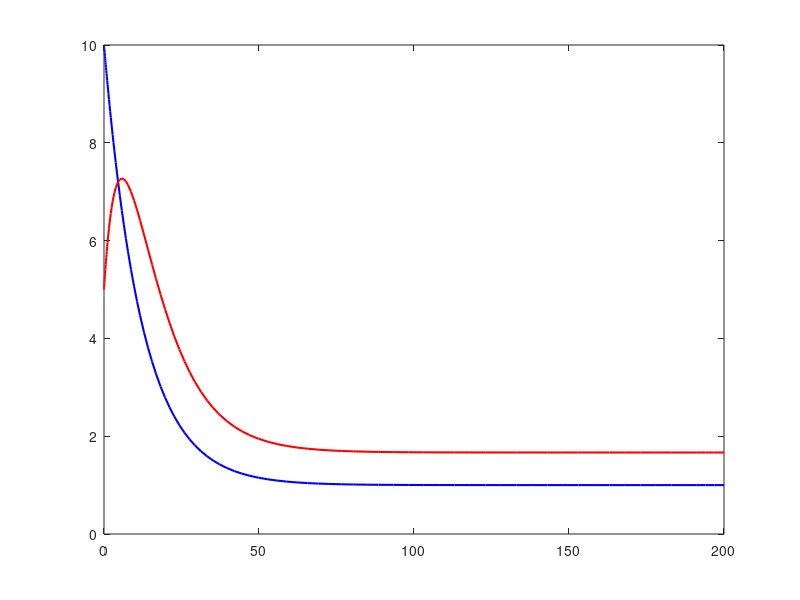

The MATLAB source for this figure: (Note: this script raises an error after producing the figure.)
%----------Problem 5-----------
clc; clear; close all;

%% Parameters
C0 = 1;     % g/m^3
C10 = 10;   % g/m^3
C20 = 5;    % g/m^3
W = 1e4;    % g/day
V1 = 183004.69;   % m^3
V2 = 85214.78;    % m^3
Q_max = 1.5e4;    % m^3/day
t_target = 40;    % days

%% Search for Q and Solve ODE
Q_values = linspace(0, Q_max, 100);
found = false;
Q_opt = Q_max;
t_required = NaN;

for Q = Q_values
    beta1 = Q / V1;
    beta2 = Q / V2;
    beta3 = W / V2;
    odefun = @(t, C) [beta1 * (C0 - C(1)); beta2 * (C(1) - C(2)) + beta3];
    [t, C] = ode45(odefun, [0 t_target], [C10; C20]);
    if C(end,1) < 2 && C(end,2) < 2
        fprintf('For Q = %.2f m^3/day, the target is achieved within 40 days\n', Q);
        Q_opt = Q;
        t_required = t(end);
        found = true;
        break
    end
end

if ~found
    fprintf('The target cannot be achieved within 40 days for Q_max = %.2f m^3/day\n', Q_max);
    Q_opt = Q_max;
    beta1 = Q_opt / V1;
    beta2 = Q_opt / V2;
    beta3 = W / V2;
    odefun = @(t, C) [beta1 * (C0 - C(1)); beta2 * (C(1) - C(2)) + beta3];
    [t_long, C_long] = ode45(odefun, [0 200], [C10; C20]);

    idx = find(C_long(:,1) < 2 & C_long(:,2) < 2, 1);
    if isempty(idx)
        fprintf('Even after 200 days, concentrations do not fall below 2 g/m^3.\n');
        t_required = NaN;
    else
        t_required = t_long(idx);
        fprintf('For Q = %.2f m^3/day, the target is achieved after %.2f days.\n', Q_opt, t_required);
    end

    t = t_long;
    C = C_long;
end

%% Plotting and Save
figure;
plot(t, C(:, 1), 'b-', 'LineWidth', 1.5); hold on;
plot(t, C(:, 2), 'r-', 'LineWidth', 1.5);
yline(2, 'k--', 'Threshold', 'LineWidth', 1.5);
xline(t_target, 'g--', 'Target Time (40 days)', 'LineWidth', 1.5);
if ~isnan(t_required)
    xline(t_required, 'm--', sprintf('Actual Achieved Time (%.2f days)', t_required), 'LineWidth', 1.5);
end
title('Concentration and Time to Reach Threshold');
xlabel('Time (days)');
ylabel('Concentration (g/m^3)');
legend('C1(t) (Lake 1)', 'C2(t) (Lake 2)', ...
    'Threshold (2 g/m^3)', 'Target Time', 'Actual Time');
grid on;

set(gca, 'FontSize', 18);
set(gcf, 'Position', [100, 100, 1600, 900]);
exportgraphics(gcf, 'Problem5.pdf', 'ContentType', 'vector');
